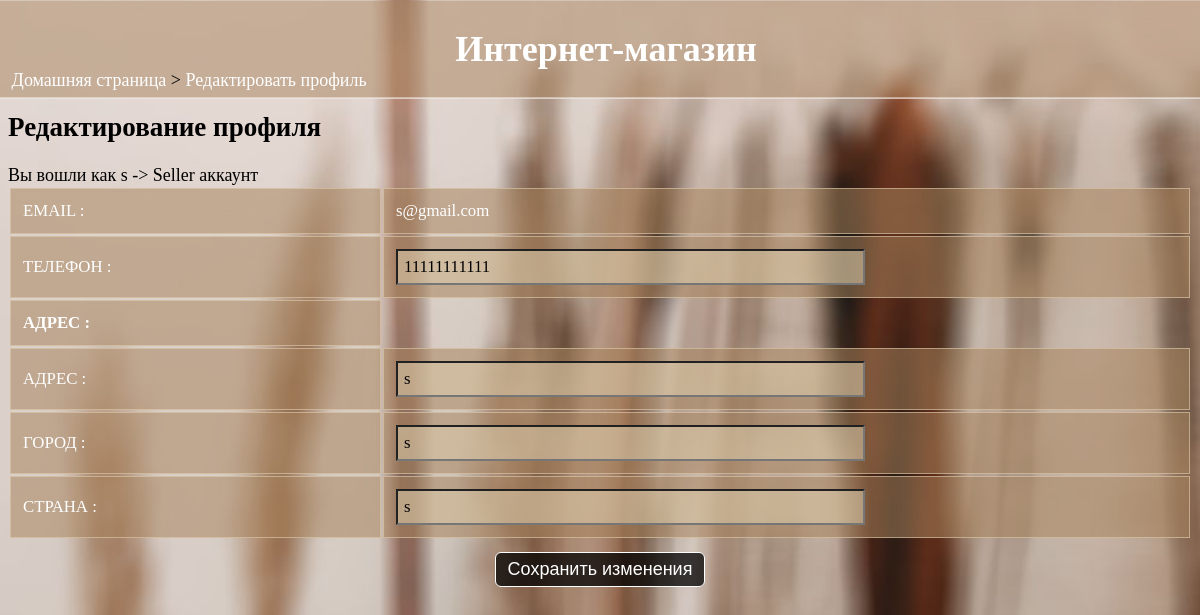
/editprofile/ (signed in), run on an earlier commit of the app's database.
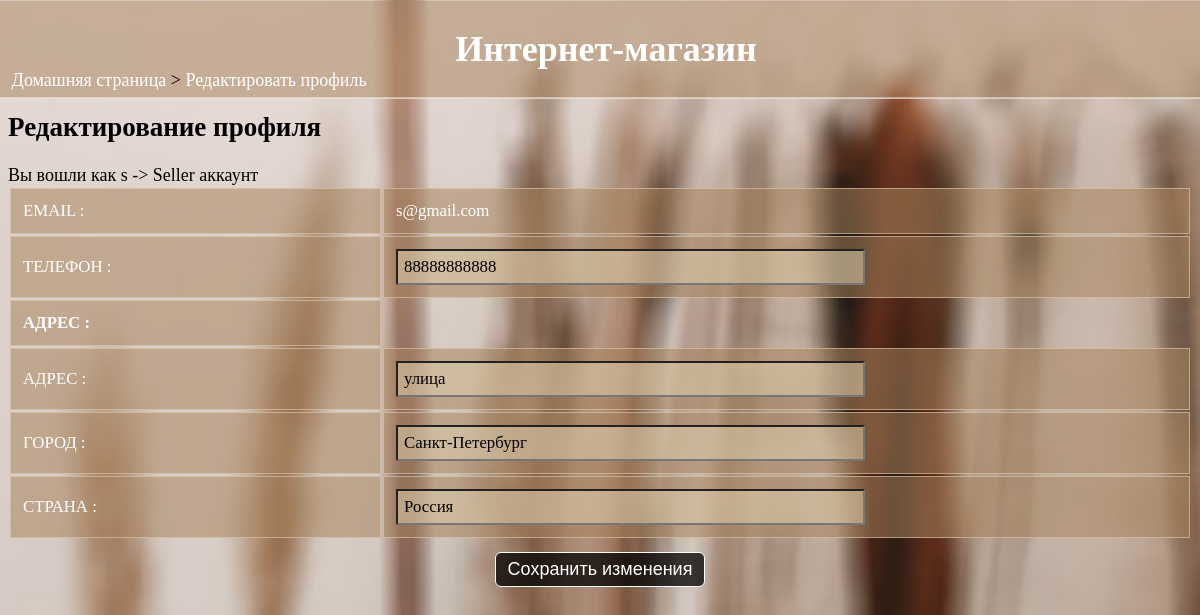
And on a later commit of the database.
### data/sellers.py (models this page shows, shortened)
class Seller(SqlAlchemyBase, UserMixin):
    __tablename__ = 'sellers'
    sellID = sqlalchemy.Column(sqlalchemy.Integer,
                           primary_key=True, autoincrement=True)
    name = sqlalchemy.Column(sqlalchemy.String)
    email = sqlalchemy.Column(sqlalchemy.String, unique=True)
    phone = sqlalchemy.Column(sqlalchemy.String)
    password = sqlalchemy.Column(sqlalchemy.String)
    address = sqlalchemy.Column(sqlalchemy.String)
    city = sqlalchemy.Column(sqlalchemy.String)
    country = sqlalchemy.Column(sqlalchemy.String)

### shop.py (the view)
@app.route("/editprofile/", methods=["POST", "GET"])
def edit_profile():
    if 'userid' not in session:
        return redirect(url_for('home'))
    if request.method == "POST":
        data = request.form
        update_details(data, session['userid'], session['type'])
        return redirect(url_for('view_profile', id=session['userid']))
    if request.method == "GET":
        userid = session["userid"]
        type = session["type"]
        det, _ = get_details(userid, type)
        det = det[0]
        return render_template("edit_profile.html",
                                type=type,
                                name=det[1],
                                email=det[2],
                                phone=det[3],
                                address=det[4],
                                city=det[5],
                                country=det[6])

### data/db_session.py (called while the page is built)
def create_session() -> Session:
    global __factory
    return __factory()

### shop.py (called while the page is built)
def get_details(userid, type):
    db_sess = db_session.create_session()
    if type == "Customer":
        a = db_sess.query(User).filter(User.custID == userid)[0]
        d = (str(a.custID), a.name, a.email, a.phone, a.address, a.city, a.country)
        a = []
        a.append(d)
        b = []
    elif type == "Seller":
        a = db_sess.query(Seller).filter(Seller.sellID == userid)[0]
        d = (str(a.sellID), a.name, a.email, a.phone, a.address, a.city, a.country)
        a = []
        a.append(d)
        b = db_sess.query(Product.category).filter(Product.sellID == userid).distinct()
        b = [[i[0]] for i in b]
        b = sum(b, [])
    return a, b

### templates/edit_profile.html (shortened to what this page needs)
<html>
<head>
  <link rel="stylesheet" href="{{url_for('static', filename='main.css')}}">
</head>
<body>
  <div class="sticky">
    <h1>Интернет-магазин</h1>
  </div>
  <div class="nav">
    <p><a href="/">Домашняя страница</a> > <a href="">Редактировать профиль</a></p>
  </div>
  <h2>Редактирование профиля</h2>
  Вы вошли как {{name}} -> {{type}} аккаунт
  <form action="" method="POST" onsubmit="return validateForm()">
  <table>
    <tr>
      <td>EMAIL :</td><td>{{email}}</td>
    </tr>
    <tr>
      <td>ТЕЛЕФОН :</td><td><input type="tel" name="phone" value="{{phone}}" id="phone"></td>
    </tr>
    <tr>
      <td><b>АДРЕС :</b></td>
    </tr>
    <tr>
      <td>АДРЕС :</td><td><input type="text" name="address" value="{{address}}" class="address"></td>
    </tr>
    <tr>
      <td>ГОРОД :</td><td><input type="text" name="city" value="{{city}}" class="place"></td>
    </tr>
    <tr>
      <td>СТРАНА :</td><td><input type="text" name="country" value="{{country}}" class="place"></td>
    </tr>
  </table>
  <input type="submit" value="Сохранить изменения" style="display:block; margin-left:auto; margin-right:auto; margin-top:1vw;">
</form>
</body>
</html>

What changed in the data, as far as the page shows it:
changed Seller "s@gmail.com": phone "11111111111" → "88888888888"; address (not shown) → "улица"; city (not shown) → "Санкт-Петербург"; country (not shown) → "Россия"
Also different on the page:
form field address: "s" → (not shown)
form field city: "s" → (not shown)
form field country: "s" → (not shown)
